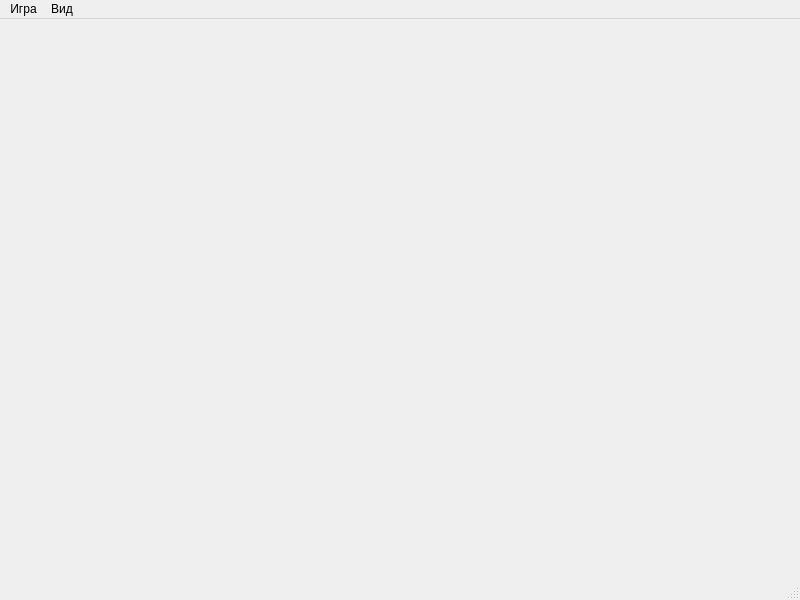
<?xml version="1.0" encoding="UTF-8"?>
<ui version="4.0">
 <class>MainWindow</class>
 <widget class="QMainWindow" name="MainWindow">
  <property name="geometry">
   <rect>
    <x>0</x>
    <y>0</y>
    <width>800</width>
    <height>600</height>
   </rect>
  </property>
  <property name="minimumSize">
   <size>
    <width>480</width>
    <height>480</height>
   </size>
  </property>
  <property name="windowTitle">
   <string>Пятнашки</string>
  </property>
  <widget class="QWidget" name="centralwidget"/>
  <widget class="QMenuBar" name="menubar">
   <property name="geometry">
    <rect>
     <x>0</x>
     <y>0</y>
     <width>800</width>
     <height>22</height>
    </rect>
   </property>
   <widget class="QMenu" name="game_menu">
    <property name="title">
     <string>Игра</string>
    </property>
    <addaction name="new_game_action"/>
    <addaction name="separator"/>
    <addaction name="quit_action"/>
   </widget>
   <widget class="QMenu" name="menu">
    <property name="title">
     <string>Вид</string>
    </property>
    <addaction name="background_color_action"/>
   </widget>
   <addaction name="game_menu"/>
   <addaction name="menu"/>
  </widget>
  <widget class="QStatusBar" name="statusbar"/>
  <action name="new_game_action">
   <property name="text">
    <string>Новая игра</string>
   </property>
  </action>
  <action name="quit_action">
   <property name="text">
    <string>Выход</string>
   </property>
  </action>
  <action name="background_color_action">
   <property name="text">
    <string>Цвет фона</string>
   </property>
  </action>
 </widget>
 <resources/>
 <connections/>
</ui>
